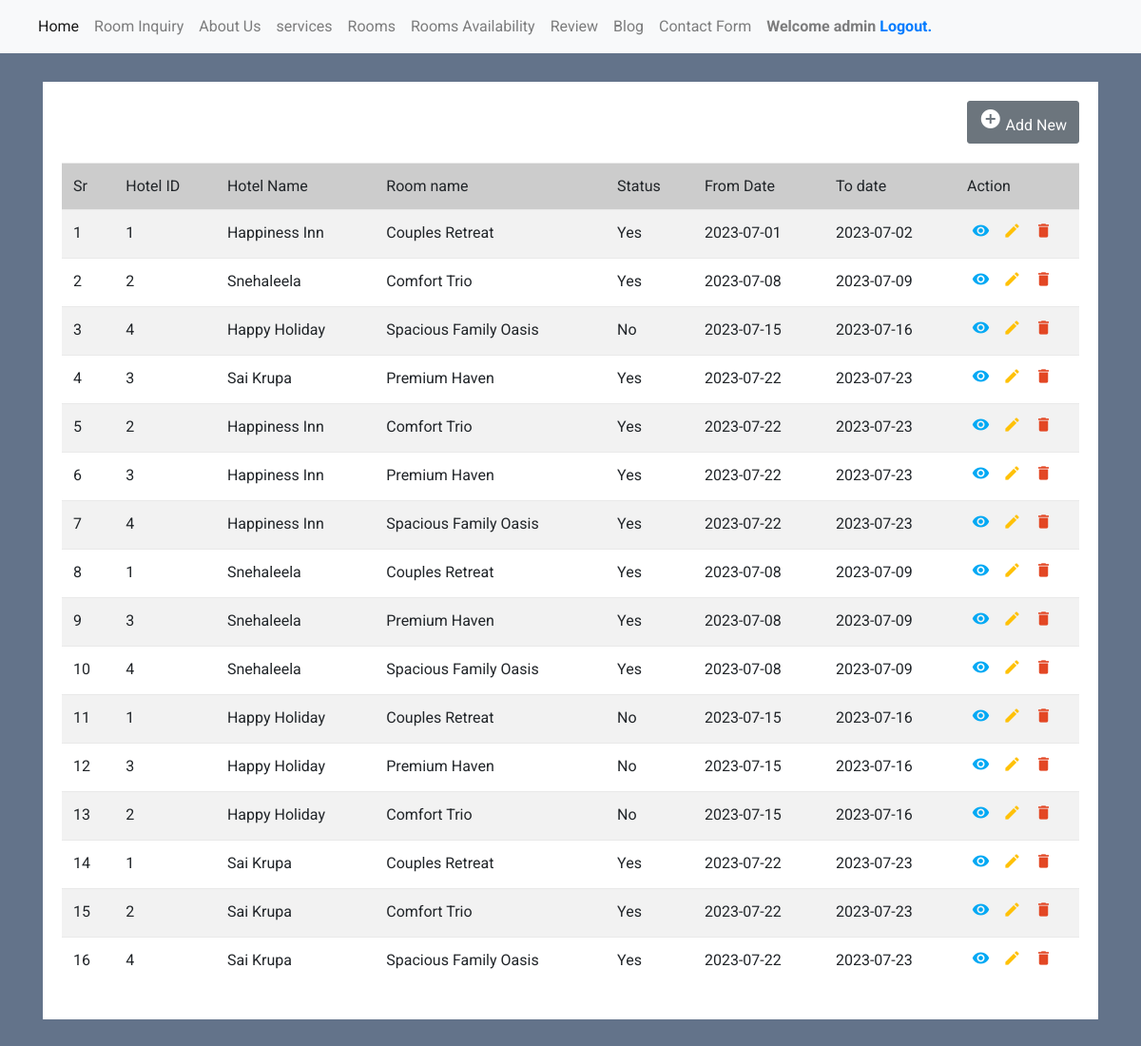
Page /admin/room_availibility.php (signed in) on the earlier database version.
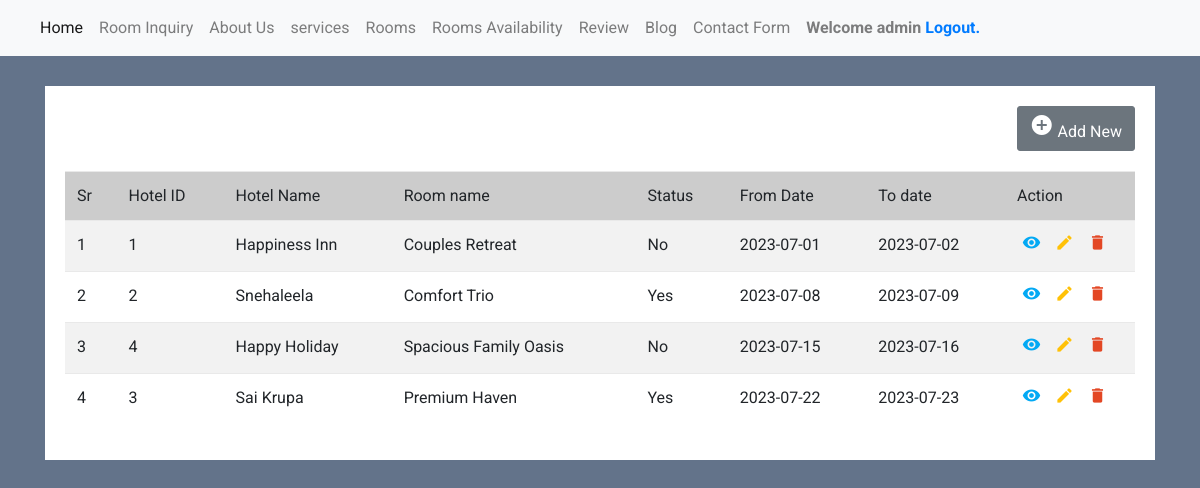
Same page on the later database version.
### tables this page shows
CREATE TABLE `room_availability` (
  `id` int(11) NOT NULL,
  `room_id` varchar(11) NOT NULL,
  `hotel_name` varchar(50) NOT NULL,
  `hotel_room_name` varchar(50) NOT NULL,
  `Status` varchar(50) NOT NULL,
  `dtfrom` date NOT NULL,
  `dtto` date NOT NULL
);

### admin/room_availibility.php (the view, shortened to what this page needs)
<?php
include('dbconnection.php');
if(!isset($_SESSION['valid'])) {
    header('Location: index.php');
}
else
{
?>
<!DOCTYPE html>
<html lang="en">
<head>
<link rel="stylesheet" href="https://stackpath.bootstrapcdn.com/bootstrap/4.5.0/css/bootstrap.min.css">
<link rel="stylesheet" href="https://maxcdn.bootstrapcdn.com/font-awesome/4.7.0/css/font-awesome.min.css">
</head>
<body>
<nav class="navbar navbar-expand-lg navbar-light bg-light">
<div class="collapse navbar-collapse" id="navbarSupportedContent">
<ul class="navbar-nav mr-auto">
<li class="nav-item active">
<a class="nav-link" href="main.php">Home <span class="sr-only">(current)</span></a>
</li>
<li class="nav-item">
<a class="nav-link" href="room_inquiry.php">Room Inquiry</a>
</li>
<li class="nav-item">
<a class="nav-link" href="about_us.php">About Us</a>
</li>
<li class="nav-item">
<a class="nav-link" href="services.php">services</a>
</li>
<li class="nav-item">
<a class="nav-link" href="main.php">Rooms</a>
</li>
<li class="nav-item">
<a class="nav-link" href="room_availibility.php">Rooms Availability</a>
</li>
<li class="nav-item">
<a class="nav-link" href="review.php">Review</a>
</li>
<li class="nav-item">
<a class="nav-link" href="blog.php">Blog</a>
</li>
<li class="nav-item">
<a class="nav-link" href="contact.php">Contact Form</a>
</li>
<li class="nav-item">
<div class="nav-link"><b>Welcome <?php echo $_SESSION["username"]; ?> <a href="logout.php" tite="Logout">Logout.</a></b></div>
</li>
</ul>
</div>
</nav>
<div class="container-xl">
<div class="table-responsive">
<div class="table-wrapper">
<div class="table-title">
<div class="row">
<div class="col-sm-5">
<h2><b>Assignment</b></h2>
</div>
<div class="col-sm-7" align="right">
<a href="insert.php" class="btn btn-secondary"><i class="material-icons">&#xE147;</i> <span>Add New</span></a>
</div>
</div>
</div>
<table class="table table-striped table-hover">
<thead>
<tr bgcolor='#CCCCCC'>
<td>Sr</td>
<td>Hotel ID</td>
<td>Hotel Name</td>
<td>Room name</td>
<td>Status</td>
<td>From Date</td>
<td>To date</td>
<td>Action</td>
</tr>
</thead>
<tbody>
<?php
$ret=mysqli_query($con,"SELECT * FROM room_availability");
$cnt=1;
$row=mysqli_num_rows($ret);
if($row>0){
while ($row=mysqli_fetch_array($ret)) {
?>
<tr>
<td><?php echo $cnt;?></td>
<td><?php  echo $row['room_id'];?></td>
<td><?php  echo $row['hotel_name'];?></td>
<td> <?php  echo $row['hotel_room_name'];?></td>
<td> <?php  echo $row['Status'];?></td>
<td> <?php echo $row['dtfrom'];?></td>
<td> <?php  echo $row['dtto'];?></td>
<td>
<?php
if($_SESSION["admin_status"] == "Y")
{
    ?>
<a href="read.php?viewid=<?php echo htmlentities ($row['id']);?>" class="view" title="View" data-toggle="tooltip"><i class="material-icons">&#xE417;</i></a>
    <a href="room_avl_edit.php?editid=<?php echo htmlentities ($row['id']);?>" class="edit" title="Edit" data-toggle="tooltip"><i class="material-icons">&#xE254;</i></a>
    <a href="main.php?delid=<?php echo ($row['id']);?>" class="delete" title="Delete" data-toggle="tooltip" onclick="return confirm('Do you really want to Delete ?');"><i class="material-icons">&#xE872;</i></a>
    <?php
}
?>
</td>
</tr>
<?php
$cnt=$cnt+1;
} } else {?>
<tr>
    <th style="text-align:center; color:red;" colspan="6">No Record Found</th>
</tr>
<?php } ?>
</tbody>
</table>
</div>
</div>
</div>
</body>
</html>
<?php
}
?>

### admin/room_availibility.php (style rules this page uses)
body { color: #fff; background: #63738a; font-family: 'Roboto', sans-serif; }
.table-responsive { margin: 30px 0; }
.table-wrapper { min-width: 1000px; background: #fff; padding: 20px; box-shadow: 0 1px 1px rgba(0,0,0,.05); }
.table-title { font-size: 15px; padding-bottom: 10px; margin: 0 0 10px; min-height: 45px; }
.table-title h2 { margin: 5px 0 0; font-size: 24px; }
table.table tr th, table.table tr td { border-color: #e9e9e9; }
table.table td:last-child { width: 130px; }
table.table td a { color: #a0a5b1; display: inline-block; margin: 0 5px; }
table.table td a.view { color: #03A9F4; }
table.table td a.edit { color: #FFC107; }
table.table td a.delete { color: #E34724; }
table.table td i { font-size: 19px; }
.form-control, .btn { border-radius: 3px; }

Differences in the rows shown:
removed room_availability: room "2", hotel_name "Happiness Inn", hotel_room_name "Comfort Trio", Status "Yes", dtfrom "2023-07-22", dtto "2023-07-23"
removed room_availability: room "3", hotel_name "Happiness Inn", hotel_room_name "Premium Haven", Status "Yes", dtfrom "2023-07-22", dtto "2023-07-23"
removed room_availability: room "4", hotel_name "Happiness Inn", hotel_room_name "Spacious Family Oasis", Status "Yes", dtfrom "2023-07-22", dtto "2023-07-23"
removed room_availability: room "1", hotel_name "Snehaleela", hotel_room_name "Couples Retreat", Status "Yes", dtfrom "2023-07-08", dtto "2023-07-09"
removed room_availability: room "3", hotel_name "Snehaleela", hotel_room_name "Premium Haven", Status "Yes", dtfrom "2023-07-08", dtto "2023-07-09"
removed room_availability: room "4", hotel_name "Snehaleela", hotel_room_name "Spacious Family Oasis", Status "Yes", dtfrom "2023-07-08", dtto "2023-07-09"
removed room_availability: room "1", hotel_name "Happy Holiday", hotel_room_name "Couples Retreat", Status "No", dtfrom "2023-07-15", dtto "2023-07-16"
removed room_availability: room "3", hotel_name "Happy Holiday", hotel_room_name "Premium Haven", Status "No", dtfrom "2023-07-15", dtto "2023-07-16"
removed room_availability: room "2", hotel_name "Happy Holiday", hotel_room_name "Comfort Trio", Status "No", dtfrom "2023-07-15", dtto "2023-07-16"
removed room_availability: room "1", hotel_name "Sai Krupa", hotel_room_name "Couples Retreat", Status "Yes", dtfrom "2023-07-22", dtto "2023-07-23"
removed room_availability: room "2", hotel_name "Sai Krupa", hotel_room_name "Comfort Trio", Status "Yes", dtfrom "2023-07-22", dtto "2023-07-23"
removed room_availability: room "4", hotel_name "Sai Krupa", hotel_room_name "Spacious Family Oasis", Status "Yes", dtfrom "2023-07-22", dtto "2023-07-23"
changed room_availability "Happiness Inn": Status "Yes" → "No"
